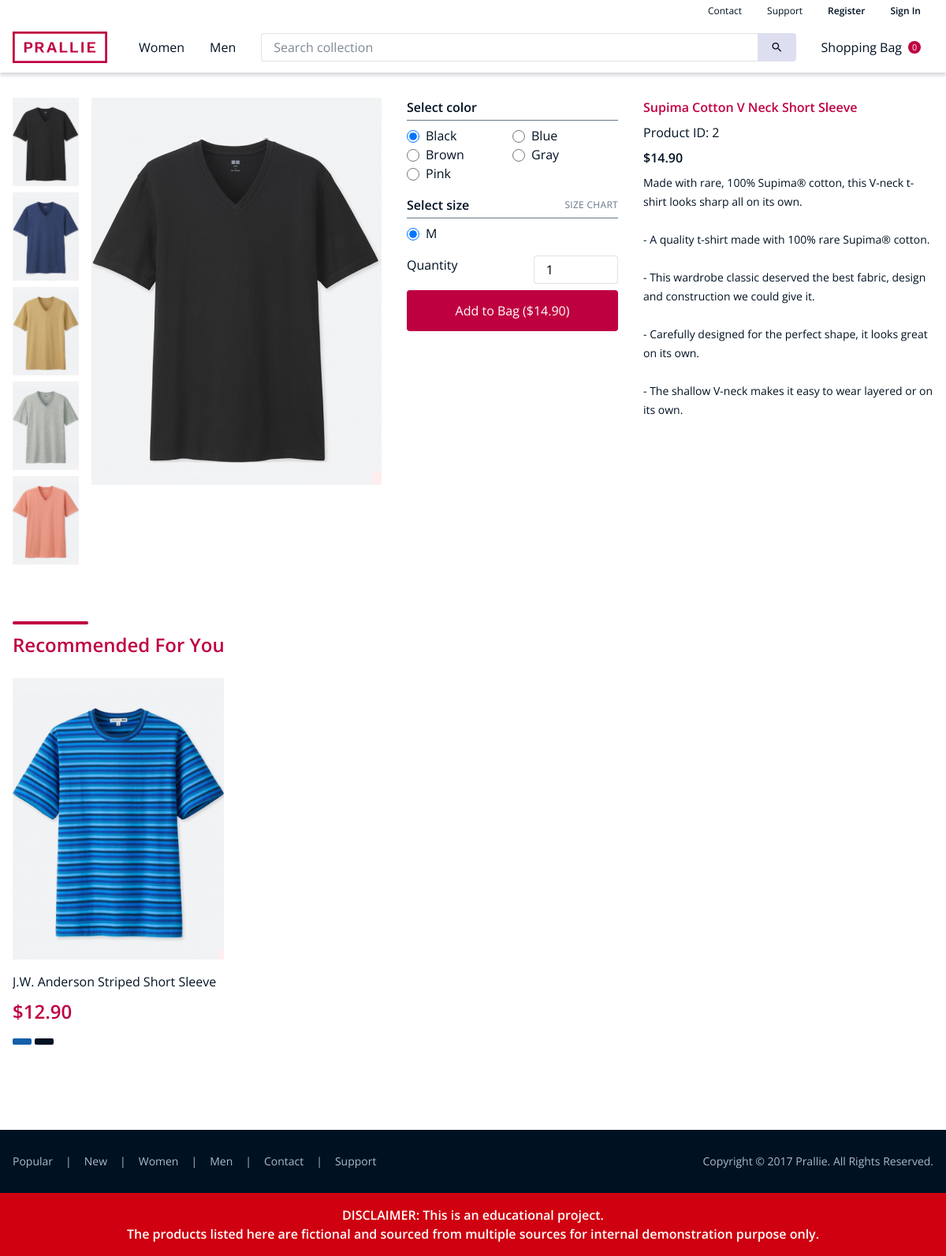
/product.php?id=2, run on the app's committed database.
### tables this page shows
CREATE TABLE products (
	id INT UNSIGNED AUTO_INCREMENT PRIMARY KEY,
    name VARCHAR(100),
    category CHAR(4) NOT NULL,
    gender CHAR(1) NOT NULL,
    description VARCHAR(500)  NOT NULL,
    price DECIMAL(7,2) UNSIGNED NOT NULL,
    discount FLOAT(4,2) UNSIGNED DEFAULT 0,
	UNIQUE KEY (name)
);

CREATE TABLE inventory (
	id INT UNSIGNED AUTO_INCREMENT PRIMARY KEY,
    productsID INT UNSIGNED NOT NULL,
    color VARCHAR(20) NOT NULL,
    size VARCHAR(3) NOT NULL,
    stock INT UNSIGNED NOT NULL,
    UNIQUE KEY(productsID, color, size),
    FOREIGN KEY inventory(productsID) REFERENCES products(id)
);

### product.php (the view, shortened to what this page needs)
<!DOCTYPE html>
<html lang="en-GB">
<?php include './php/head.php'; ?>
<body class="debug o f h d">
	<?php
        $conn = new mysqli("localhost", "f36im", "f36im", "f36im");
        $product_id = $_GET["id"];
        $product_color = $_GET["color"];
        $product_size = $_GET["size"];
        $product_qty = $_GET["quantity"];
        $query = 'SELECT p.name, p.price, p.gender, p.category, p.discount, p.description, i.color, i.size, i.stock FROM products AS p, inventory AS i
WHERE p.id = ' . $product_id . ' AND p.id = i.productsID ORDER BY i.color ASC;';
        $result = $conn->query($query);
        if ($result) {
            $num_rows = $result->num_rows;
            if ($num_rows > 0) {
                $inventory_arr = array();
                $distinct_color = array();
                $distinct_size = array();
                for ($i = 0; $i < $num_rows; $i++) {
                    $row = $result->fetch_assoc();
                    $color = strtolower($row["color"]);
                    $size = $row["size"];
                    $stock = $row["stock"];
                    if (!in_array($color, $distinct_color)) {
                        array_push($distinct_color, $color);
                    }
                    if (!in_array($size, $distinct_size)) {
                        array_push($distinct_size, $size);
                    }
                    if (!isset($inventory_arr[$color])) {
                        $inventory_arr[$color] = array();
                    }
                    $inventory_arr[$color][$size] = $stock;
                }
                $name = stripslashes($row["name"]);
                $price = $row["price"];
                $price_after_discount = (1 - $product_discount/(float)100) * $price;
                $description = stripslashes($row["description"]);
                $gender = $row["gender"];
                $category = $row["category"];
                if (!$product_color || !in_array($product_color, $distinct_color)) {
                    $product_color = $distinct_color[0];
                }
                if (!$product_size || !in_array($product_size, $distinct_size)) {
                    $product_size = $distinct_size[0];
                }
                if (!$product_qty || $product_qty < 1) {
                    $product_qty = 1;
                }
                $outofstock = false;
                include './php/nav.php';
                $section_id = 'product-details';
                echo '	<section id="' . $section_id . '" class="product-details">
                            <div class="container">
                                <div class="row">
                                    <div class="one column u-p-zero--right">';
                foreach ($distinct_color as $color_name) {
                    if ($color_name == $product_color) {
                        echo '<div class="product-thumbnails product-thumbnails--active">';
                    } else {
                        echo '<div class="product-thumbnails">';
                    }
                    $button_id = $section_id . '_button_' . $product_id . '_' . $color_name;
                    echo '  <input type="image" id="' . $button_id . '" src="./images/' . $product_id . '_' . $color_name . '.jpg" width="100%" onclick="pickColor(this)">
                          </div>';
                }
                echo '  </div>
                        <div class="four column">
                            <div class="product-preview">
                                 <img id="' . $section_id . '_img_' . $product_id . '" src="./images/' . $product_id . '_' . $product_color . '.jpg" width="100%">
                            </div>
                        </div>
                        <div class="three column">
                            <form class="product-filters">
                                <input type="hidden" name="id" value="' . $product_id . '">
                                <input type="hidden" name="add">
                                <div id="option--color" class="option-group">
                                    <div class="option__header">
                                        <h4>Select color</h4>
                                    </div>
                                    <div class="row">';
                foreach($distinct_color as $color_name) {
                    echo '  <div class="six column u-p-zero">
                                <label for="color--' . $color_name . '" class="label label--checkbox">';
                    if ($color_name == $product_color) {
                        echo ' <input type="radio" name="color" class="input--checkbox" id="color--' . $color_name . '" value="' . $color_name . '" checked onchange="updateStock(this, \'color\')">';
                    } else {
                        echo ' <input type="radio" name="color" class="input--checkbox" id="color--' . $color_name . '" value="' . $color_name . '" onchange="updateStock(this, \'color\')">';
                    }
                    echo ucfirst($color_name) .
                                '</label>
                            </div>';
                }
                echo '    </div>
						</div>
						<div id="option--size" class="option-group">
							<div class="option__header">
								<h4>Select size</h4>
								<div class="header__button">
									<a href="#">Size Chart</a>
								</div>
							</div>
							<div class="row">';
                foreach($distinct_size as $size) {
                    echo '<div class="six column u-p-zero">
                                <label for="size--' . $size . '" class="label label--checkbox">';
                    if ($size == $product_size) {
                        echo '<input type="radio" name="size" class="input--checkbox" id="size--' . $size . '" value="' . $size . '" checked onchange="updateStock(this, \'size\')">';
                    } else {
                        echo '<input type="radio" name="size" class="input--checkbox" id="size--' . $size . '" value="' . $size . '" onchange="updateStock(this, \'size\')">';
                    }
                    echo strtoupper($size) .
                                '</label>
                            </div>';
                }
                echo '  </div>
                    </div>';
                echo ' <div class="option--quantity" id="option--quantity"'. ($outofstock ? ' style="display:none;"' : '') .'>
							<div>Quantity</div>
							<input type="number" min="1" max="' . $inventory_arr[$product_color][$product_size] . '" name="quantity" class="input--text" id="product-quantity" value="' . ($product_qty > 0 ? $product_qty : 1) . '" oninput="updatePriceProduct(this)">
						</div>
						<button type="submit" class="button button--primary button--large option__button" id="button--addtobag"'. ($outofstock ? ' style="display:none;"' : '') . '>
							Add to Bag ($<span id="product-price-subtotal"> ' .
                            number_format($price_after_discount,2)
                            . '</span>)
						</button>
						<span class="button button--primary button--large option__button" id="button--outofstock"' . ($outofstock ? '' : ' style="display:none;"') .'>Out of Stock</span>
					</form>
				</div>';
                echo ' <div class="four column">
                            <div class="product-info">
                                <div class="product-info__name">
                                    <h4 class="header">'. $name . '</h4>
                                </div>
                                <div class="product-info__id">
                                    Product ID: ' . $product_id . '
                                </div>
                                <div class="product-info__price">
                                    <span class="product-info__price--current" id="product-price-single">$' . number_format($price_after_discount,2) . '</span>';
                echo '          </div>
                                <div class="product-info__description">' .
                                    nl2br($description) .
                                '</div>
                            </div>
                        </div>
                    </div>
                </div>
            </section>';
                $query = 'SELECT products.id, products.name, products.price, products.discount FROM products WHERE gender = "' . $gender . '" AND
                category = "' . $category . '" AND products.id != ' . $product_id . ' ORDER BY RAND() LIMIT 0, 4;';
                $result = $conn->query($query);
                if ($result) {
                    $num_rows = $result->num_rows;
                    if ($num_rows > 0) {
                        echo '  <section id="collection--recommended">
                                    <div class="container">
                                        <div class="row">
                                            <div class="twelve column">
                                                <div class="collection__signifier"></div>
                                                <h2 class="header collection__header"><a href="#">Recommended For You</a></h2>
                                            </div>
                                        </div>
                                        <div class="row">';
                        for ($i = 0; $i < $num_rows; $i++) {
                            $row = $result->fetch_assoc();
                            $product_id = $row["id"];
                            $product_name = $row["name"];
                            $product_price = $row["price"];
                            $product_discount = $row["discount"];
                            echo '          <div class="three column">';
                            include './php/product.php';
                            echo '          </div>';
                        }
                        echo '          </div>
                                    </div>
                                </section>';
                    }
                }
            } else {
                include './php/nav.php';
                exit();
            }
        } else {
            include './php/nav.php';
            include_once ('./php/error.php');
            exit();
        }
	    include './php/footer.php';
    ?>
</body>
</html>

### php/product.php (shortened to what this page needs)
<div class="product">
    <div class="row product__image">
        <?php
            echo '<a href="./product.php?id=' . $product_id .'" class="u-flex">';
            echo '<img id="' . $section_id . '_img_' . $product_id .'"></a>';
        ?>
    </div>
    <div class="row product__name">
        <?php
            echo '<a href="./product.php?id=' . $product_id .'">';
            echo $product_name;
            echo '</a>';
        ?>
	</div>
	<div class="row product__price">
		<div class="product__price--current">
			<h2 class="header">
                <?php
                    $price_after_discount = (1 - $product_discount/(float)100) * $product_price;
                    echo '$' . number_format($price_after_discount,2);
                ?>
			</h2>
		</div>
	</div>
	<div class="row product__color">
        <?php
            $query = 'SELECT inventory.color FROM inventory WHERE inventory.productsID = ' . $product_id . ';';
            $inner_result = $conn->query($query);
            $inner_num_rows = $inner_result->num_rows;
            for ($j = 0; $j < $inner_num_rows; $j++) {
                $inner_row = $inner_result->fetch_assoc();
                $color = strtolower($inner_row["color"]);
                $button_id = $section_id . '_button_' . $product_id . '_' . $color;
                echo '<span class="product__color--' . $color . '" onclick="pickColor(this)" id="' . $button_id . '"></span>';
            }
        ?>
	</div>
</div>

### data on the page
products: price "14.90", name "Supima Cotton V Neck Short Sleeve", description "Made with rare, 100% Supima® cotton, this V-neck t-shirt looks sharp all on its own. - A quality t-shirt made with 100% rare Supima® cotton. - This wardrobe classic deserved the best fabric, design and construction we could give it. - Carefully designed for the perfect shape, it looks great on its own. - The shallow V-neck makes it easy to wear layered or on its own."
products: name "J.W. Anderson Striped Short Sleeve", price "12.90"

### other printed values
$cart_size "0"
$color_name "Black"
$color_name "Blue"
$color_name "Brown"
$color_name "Gray"
$color_name "Pink"
$size "M"
$product_id "2"
